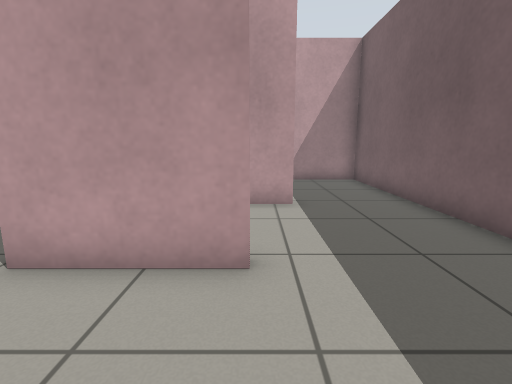
[1] (above)

15 first-person views from a walk through a world built for the Gazebo simulator. The camera is 0.83 m above the floor, tilts 10° down and sees 85° across. The floor is counted in squares, 0.5 m on a side. Each view is taken from the middle of a square. On the plan, view 1 faces up. The plan holds only what a view shows up to about 15 squares ahead; the rest is blank.

[2]
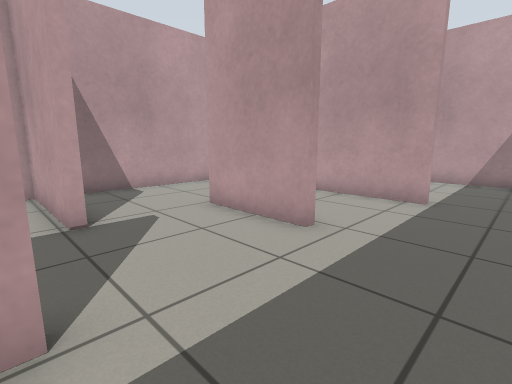

[3]
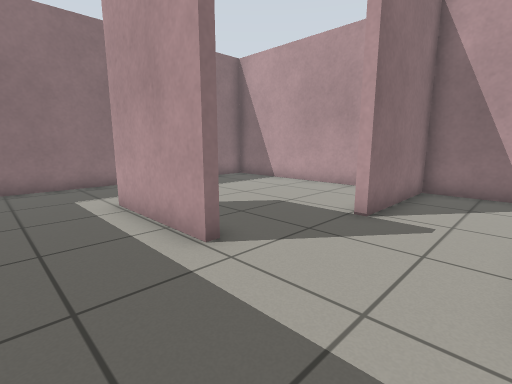

[4]
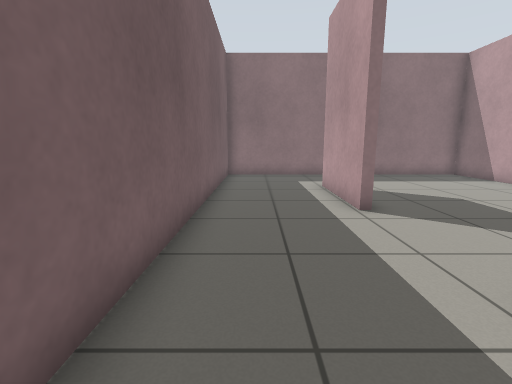

[5]
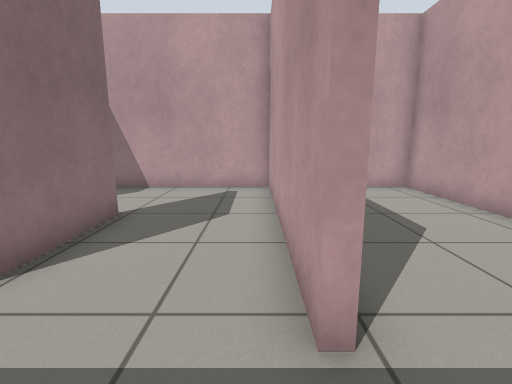

[6]
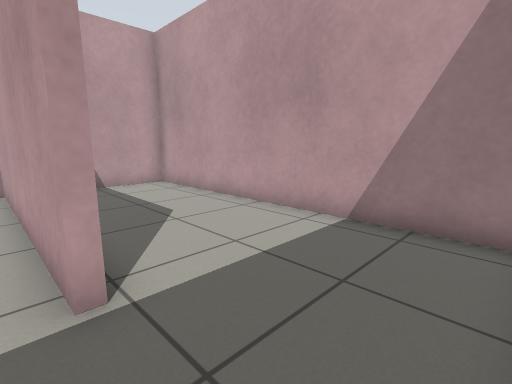

[7]
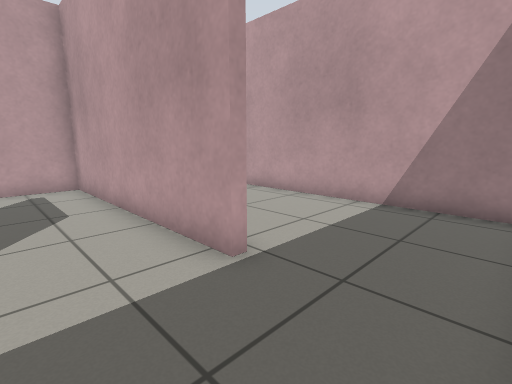

[8]
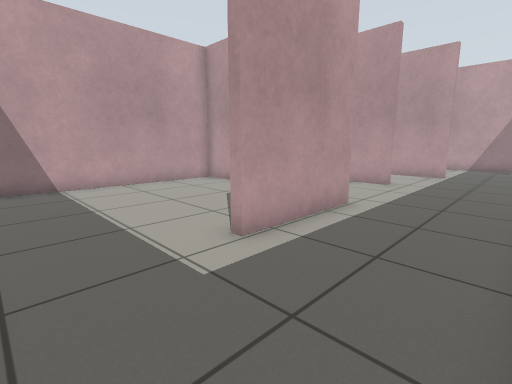

[9]
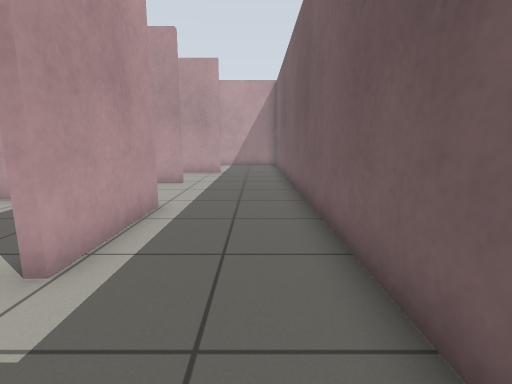

[10]
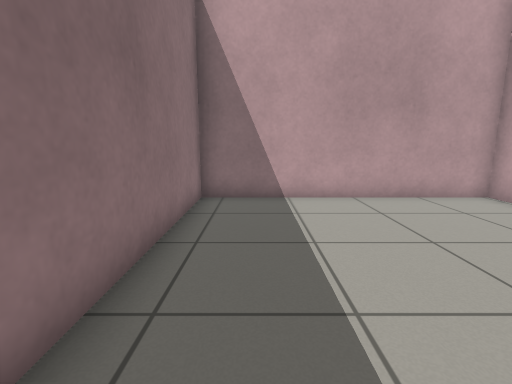

[11]
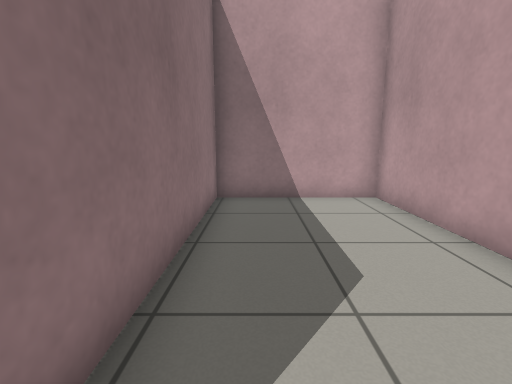

[12]
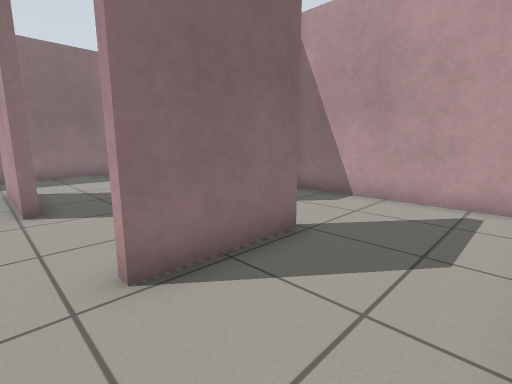

[13]
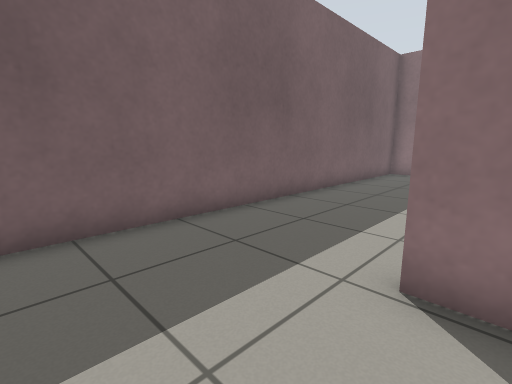

[14]
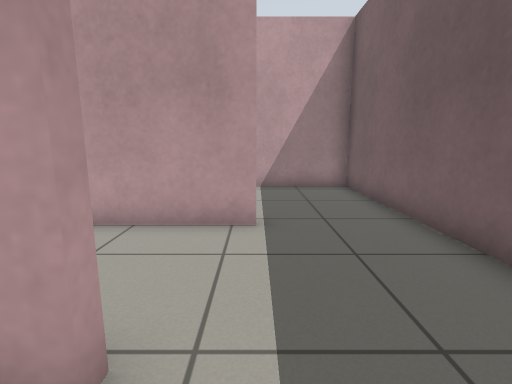

[15]
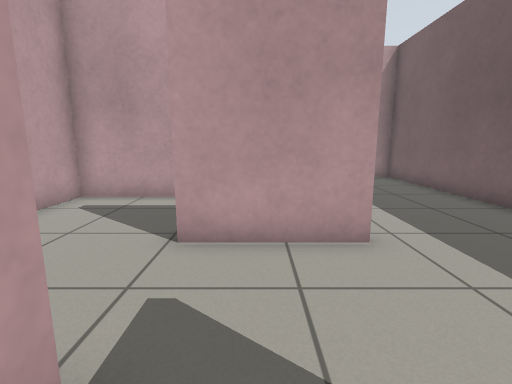

### Floor plan
Ten units are one square. View 1 is at (0, 0); x grows to the right and y downward. Boxes are objects, and circles mark ways between rooms. Rooms are numbered by the first view taken in them; rooms with no view inside come last. Other rooms are left out.
<svg viewBox="-79 -132 129 224">
<path fill="none" stroke="#000" d="M0 8 4 8 4 48 0 48M-34 -38 -1 -38 -1 -35 -34 -35M11 -75 -74 -75 -74 -4 -31 -4 -31 -1 -74 -1 -74 87 45 87 45 -75M45 -75 45 -127 -74 -127 -74 -78 -1 -78"/>
<circle cx="30" cy="-80" r="3" fill="#2a7"/>
<text x="-10" y="10">1</text>
<text x="-10" y="-100">2</text>
</svg>
Room 1 opens to room 2.

Where each view was taken, in squares from view 1:
view 1: 0 up, 0 right, facing up
view 2: 1 down, 3 right, facing up-left
view 3: 3 up, 3 right, facing down-left
view 4: 6 up, 3 right, facing down
view 5: 7 up, 3 right, facing left
view 6: 7 up, 4 right, facing up-left
view 7: 5 up, 4 right, facing up-left
view 8: 8 down, 4 right, facing up-left
view 9: 8 down, 3 right, facing up
view 10: 7 down, 1 right, facing left
view 11: 9 up, 1 right, facing left
view 12: 7 up, 1 right, facing down-left
view 13: 7 up, 1 left, facing down-right
view 14: 2 up, 1 right, facing up
view 15: 1 down, 2 left, facing up
